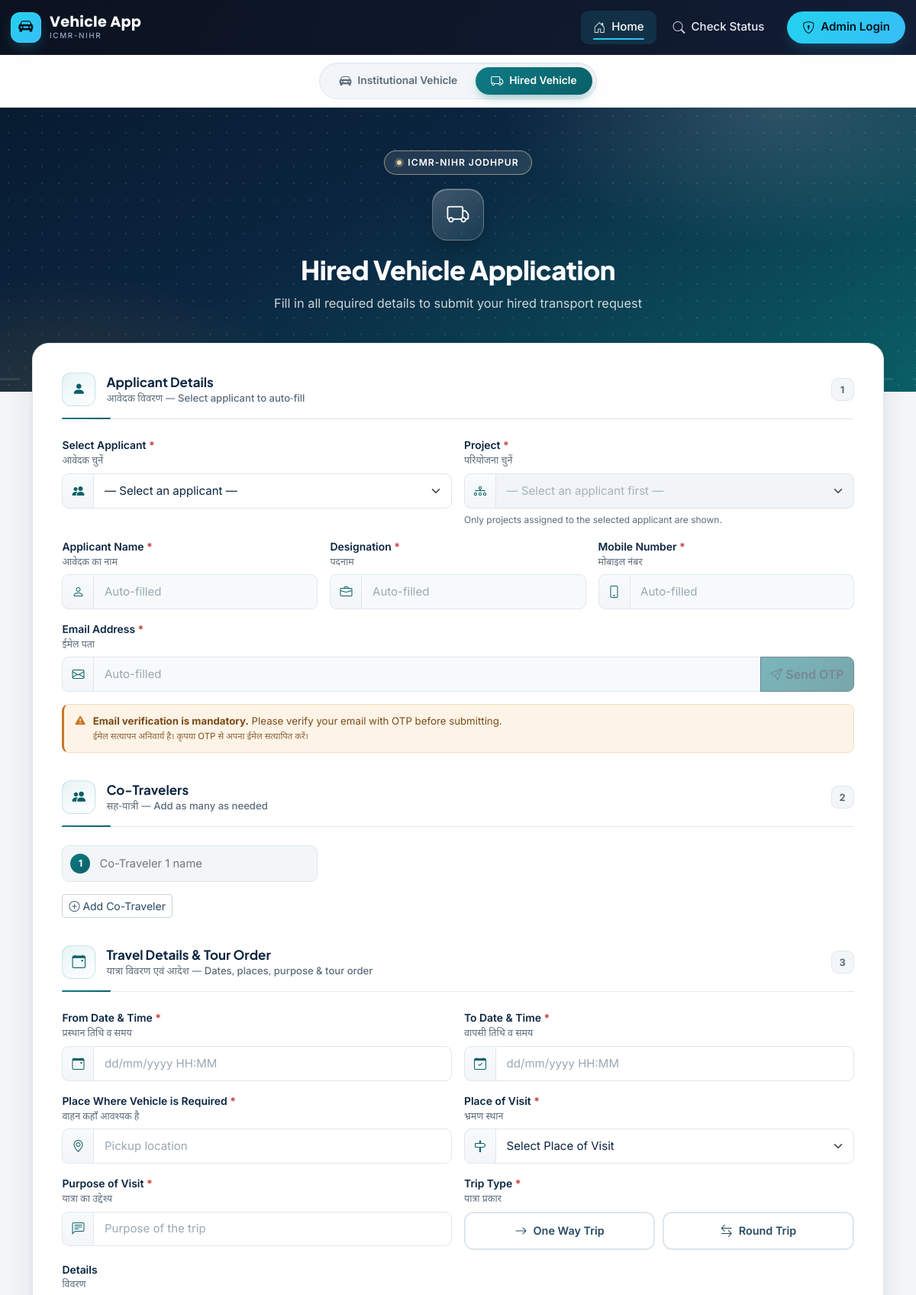
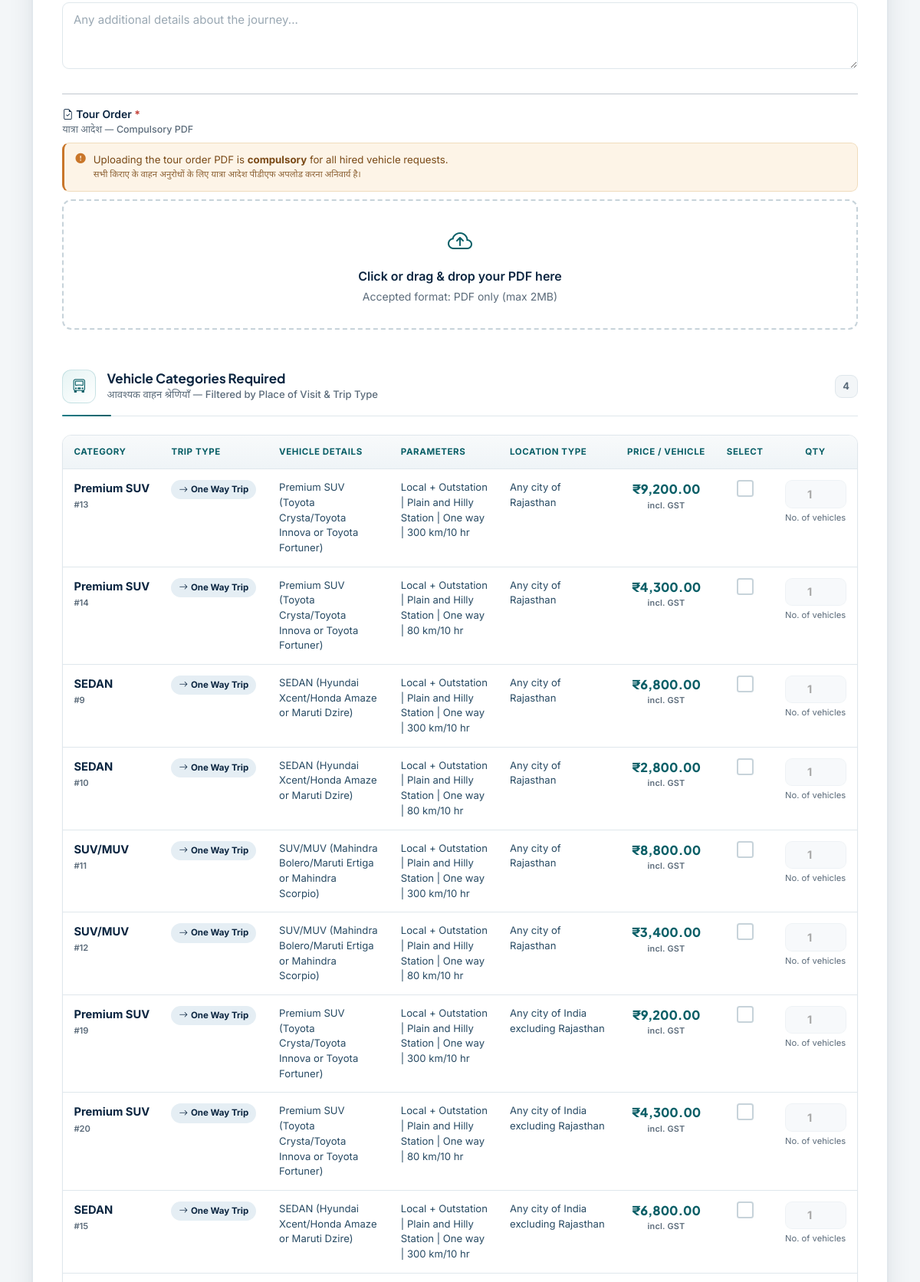
The page /hired_application_form.php (upper part) on the database its author committed (2 pictures, top to bottom).
### tables this page shows
CREATE TABLE `hired_vehicles` (
  `id` int NOT NULL,
  `category_name` varchar(150) NOT NULL,
  `trip_type` enum('one_way','round_trip') NOT NULL DEFAULT 'round_trip',
  `location_type` enum('mrhu_bhanpur_kallan_jaipur','icmr_niht_jodhpur_or_rajasthan','any_city_rajasthan','any_city_india_excl_rajasthan','other') NOT NULL DEFAULT 'icmr_niht_jodhpur_or_rajasthan',
  `location_other` varchar(255) DEFAULT NULL,
  `vehicle_details` text,
  `parameters` text,
  `price_per_vehicle` decimal(10,2) NOT NULL DEFAULT '0.00',
  `is_active` tinyint(1) NOT NULL DEFAULT '1',
  `created_by` int DEFAULT NULL,
  `created_at` timestamp NOT NULL DEFAULT CURRENT_TIMESTAMP
);

### hired_application_form.php (the view, shortened to what the rows shown need)
<?php
include('./config/db.php');
$TRIP_TYPES = [
    'one_way'    => 'One Way Trip',
    'round_trip' => 'Round Trip',
];
$LOCATION_LABELS = [
    'mrhu_bhanpur_kallan_jaipur'     => 'MRHRU, Bhanpur Kallan, Jaipur (Rajasthan)',
    'icmr_niht_jodhpur_or_rajasthan' => 'ICMR-NIHR, Jodhpur (Rajasthan) or anywhere in Rajasthan',
    'any_city_rajasthan'             => 'Any city of Rajasthan',
    'any_city_india_excl_rajasthan'  => 'Any city of India excluding Rajasthan',
    'other'                          => 'Other',
];
$catQuery = "SELECT id, category_name, trip_type, location_type, location_other,
                    vehicle_details, parameters, price_per_vehicle
             FROM hired_vehicles
             WHERE is_active = 1
             ORDER BY trip_type ASC, location_type ASC, category_name ASC";
$catResult = $conn->query($catQuery);
$catRows = ($catResult && $catResult->num_rows > 0) ? $catResult->fetch_all(MYSQLI_ASSOC) : [];
?>
<!DOCTYPE html>
<html lang="en">
<head>
<link rel="stylesheet" href="https://cdn.jsdelivr.net/npm/bootstrap@5.3.2/dist/css/bootstrap.min.css">
<link rel="stylesheet" href="https://cdn.jsdelivr.net/npm/bootstrap-icons@1.11.1/font/bootstrap-icons.css">
<link rel="stylesheet" href="https://cdn.jsdelivr.net/npm/flatpickr/dist/flatpickr.min.css">
<link rel="stylesheet" href="form.css">
</head>
<body class="page-wide">
<?php include('./header.php'); ?>
<header class="ph">
  <div class="container">
    <h1>Hired Vehicle Application</h1>
  </div>
</header>
<main class="container app-container pb-5">
  <div class="fc">
    <div class="fb fb-solo fb-pad">
    <form id="appForm" method="POST" action="hired_submit_application.php" enctype="multipart/form-data">
      <section class="fsec">
        <?php if (empty($catRows)): ?>
          <div class="alert alert-warning"><i class="bi bi-exclamation-triangle me-2"></i>No vehicle categories available. Please contact the administrator.</div>
        <?php else: ?>
          <div class="veh-table-wrap mb-4" id="vehTableWrap">
            <table class="veh-table">
              <thead>
                <tr>
                  <th style="width:18%">Category</th>
                  <th style="width:14%">Trip Type</th>
                  <th style="width:20%">Vehicle Details</th>
                  <th style="width:20%">Parameters</th>
                  <th style="width:20%">Location Type</th>
                  <th style="width:14%" class="text-center">Price / Vehicle</th>
                  <th style="width:7%" class="text-center">Select</th>
                  <th style="width:7%" class="text-center">Qty</th>
                </tr>
              </thead>
              <tbody>
                <?php foreach ($catRows as $cat):
                  $tripKey = $cat['trip_type'] ?? 'round_trip';
                  $tripLbl = $TRIP_TYPES[$tripKey] ?? ucfirst(str_replace('_', ' ', $tripKey));
                  $locationKey = $cat['location_type'] ?? 'any_city_rajasthan';
                  $locationLbl = $LOCATION_LABELS[$locationKey] ?? ucfirst(str_replace('_', ' ', $locationKey));
                ?>
                  <tr data-cat-id="<?= (int)$cat['id'] ?>"
                      data-trip-type="<?= htmlspecialchars($tripKey) ?>"
                      data-location-type="<?= htmlspecialchars($cat['location_type'] ?? '') ?>">
                    <td data-label="Category">
                      <div class="veh-cat-name"><?= htmlspecialchars($cat['category_name']) ?></div>
                      <div class="veh-cat-id">#<?= (int)$cat['id'] ?></div>
                    </td>
                    <td data-label="Trip Type">
                      <span class="badge-trip <?= htmlspecialchars($tripKey) ?>">
                        <i class="bi bi-<?= $tripKey === 'one_way' ? 'arrow-right' : 'arrow-left-right' ?> me-1"></i><?= htmlspecialchars($tripLbl) ?>
                      </span>
                    </td>
                    <td data-label="Vehicle Details">
                      <div class="veh-detail-text">
                        <?= !empty($cat['vehicle_details']) ? nl2br(htmlspecialchars($cat['vehicle_details'])) : '<span style="color:#a7b2ba">—</span>' ?>
                      </div>
                    </td>
                    <td data-label="Parameters">
                      <div class="veh-detail-text">
                        <?= !empty($cat['parameters']) ? nl2br(htmlspecialchars($cat['parameters'])) : '<span style="color:#a7b2ba">—</span>' ?>
                      </div>
                    </td>
                    <td data-label="Location Type">
                      <div class="veh-detail-text">
                        <?= !empty($locationLbl) ? nl2br(htmlspecialchars($locationLbl)) : '<span style="color:#a7b2ba">—</span>' ?>
                      </div>
                    </td>
                    <td data-label="Price / Vehicle" class="text-center">
                      <div class="veh-price">
                        ₹<?= number_format((float)$cat['price_per_vehicle'], 2) ?>
                        <small>incl. GST</small>
                      </div>
                    </td>
                    <td data-label="Select" class="veh-check-cell">
                      <input class="form-check-input cat-checkbox" type="checkbox"
                             name="vehicle_categories[]"
                             value="<?= (int)$cat['id'] ?>"
                             id="cat_<?= (int)$cat['id'] ?>"
                             aria-label="Select <?= htmlspecialchars($cat['category_name']) ?>">
                    </td>
                    <td data-label="Qty" class="veh-qty-cell text-center">
                      <input type="number"
                             name="vehicle_qty[<?= (int)$cat['id'] ?>]"
                             class="veh-qty-input"
                             min="1" max="10" value="1"
                             disabled>
                      <div class="veh-qty-hint">No. of vehicles</div>
                    </td>
                  </tr>
                <?php endforeach; ?>
              </tbody>
            </table>
          </div>
        <?php endif; ?>
      </section>
    </form>
    </div>
  </div>
</main>
</body>
</html>

### rows shown on the page
hired_vehicles: category_name "Premium SUV", id "13", trip_type "One Way Trip", vehicle_details "Premium SUV (Toyota Crysta/Toyota Innova or Toyota Fortuner)", parameters "Local + Outstation | Plain and Hilly Station | One way | 300 km/10 hr", location_type "Any city of Rajasthan", price_per_vehicle "9,200.00"
hired_vehicles: category_name "Premium SUV", id "14", trip_type "One Way Trip", vehicle_details "Premium SUV (Toyota Crysta/Toyota Innova or Toyota Fortuner)", parameters "Local + Outstation | Plain and Hilly Station | One way | 80 km/10 hr", location_type "Any city of Rajasthan", price_per_vehicle "4,300.00"
hired_vehicles: category_name "SEDAN", id "9", trip_type "One Way Trip", vehicle_details "SEDAN (Hyundai Xcent/Honda Amaze or Maruti Dzire)", parameters "Local + Outstation | Plain and Hilly Station | One way | 300 km/10 hr", location_type "Any city of Rajasthan", price_per_vehicle "6,800.00"
hired_vehicles: category_name "SEDAN", id "10", trip_type "One Way Trip", vehicle_details "SEDAN (Hyundai Xcent/Honda Amaze or Maruti Dzire)", parameters "Local + Outstation | Plain and Hilly Station | One way | 80 km/10 hr", location_type "Any city of Rajasthan", price_per_vehicle "2,800.00"
hired_vehicles: category_name "SUV/MUV", id "11", trip_type "One Way Trip", vehicle_details "SUV/MUV (Mahindra Bolero/Maruti Ertiga or Mahindra Scorpio)", parameters "Local + Outstation | Plain and Hilly Station | One way | 300 km/10 hr", location_type "Any city of Rajasthan", price_per_vehicle "8,800.00"
hired_vehicles: category_name "SUV/MUV", id "12", trip_type "One Way Trip", vehicle_details "SUV/MUV (Mahindra Bolero/Maruti Ertiga or Mahindra Scorpio)", parameters "Local + Outstation | Plain and Hilly Station | One way | 80 km/10 hr", location_type "Any city of Rajasthan", price_per_vehicle "3,400.00"
hired_vehicles: category_name "Premium SUV", id "19", trip_type "One Way Trip", vehicle_details "Premium SUV (Toyota Crysta/Toyota Innova or Toyota Fortuner)", parameters "Local + Outstation | Plain and Hilly Station | One way | 300 km/10 hr", location_type "Any city of India excluding Rajasthan", price_per_vehicle "9,200.00"
hired_vehicles: category_name "Premium SUV", id "20", trip_type "One Way Trip", vehicle_details "Premium SUV (Toyota Crysta/Toyota Innova or Toyota Fortuner)", parameters "Local + Outstation | Plain and Hilly Station | One way | 80 km/10 hr", location_type "Any city of India excluding Rajasthan", price_per_vehicle "4,300.00"
hired_vehicles: category_name "SEDAN", id "15", trip_type "One Way Trip", vehicle_details "SEDAN (Hyundai Xcent/Honda Amaze or Maruti Dzire)", parameters "Local + Outstation | Plain and Hilly Station | One way | 300 km/10 hr", location_type "Any city of India excluding Rajasthan", price_per_vehicle "6,800.00"
